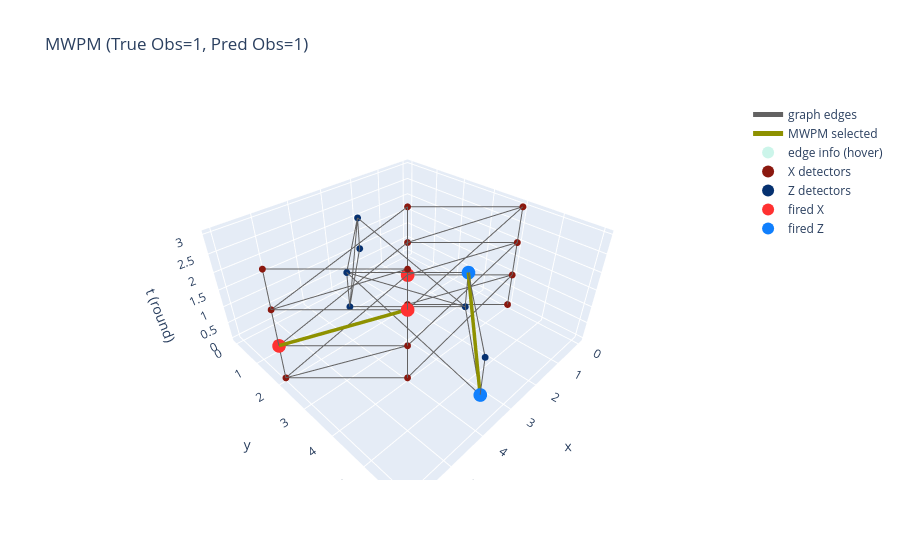

Source (notebook cell):
### Code cell
syndrome, true_obs = extract_syndrome_from_circuit(sc_circuit_builtin, n_shots=1)
print("Syndrome:", syndrome)

pred_obs = matching.decode_batch(syndrome)
solution_edges = set(map(tuple, matching.decode_to_edges_array(syndrome).tolist()))
#print(solution_edges)

G, fig = plot_mwpm_solution_3d(sc_circuit_builtin, matching, syndrome, true_obs, pred_obs, solution_edges)

### Figure 1 — Plotly figure (JSON) as saved in the notebook; plotly's stock layout.template omitted (floating-point values rounded to 4 significant figures; data arrays with more than 128 entries replaced by an {"elided": "..."} marker saying what was removed)
{"data": [{"hoverinfo": "skip", "line": {"color": "#636262", "width": 2}, "mode": "lines", "name": "graph edges", "type": "scatter3d", "x": {"elided": "156 int values"}, "y": {"elided": "156 int values"}, "z": {"elided": "156 int values"}}, {"hoverinfo": "skip", "line": {"color": "#8E9100", "width": 7}, "mode": "lines", "name": "MWPM selected", "type": "scatter3d", "x": [6, 4, null, 4, 2, null], "y": [2, 4, null, 6, 4, null], "z": [1, 2, null, 1, 2, null]}, {"hoverinfo": "text", "marker": {"opacity": 0, "size": 2}, "mode": "markers", "name": "edge info (hover)", "text": ["0—1<br>weight=3.9377826673290692<br>p=0.01911873511075362", "0—8<br>weight=3.7775050259622516<br>p=0.02236793284649182", "1—2<br>weight=3.9377826673290692<br>p=0.01911873511075362", "1—5<br>weight=3.666761033525035<br>p=0.024922133333333308", "1—8<br>weight=5.228431239083874<br>p=0.005333333333333312", "8—2<br>weight=5.921571231992204<br>p=0.002673815958446298", "8—5<br>weight=3.724029997523601<br>p=0.02356766066373535", "8—16<br>weight=3.7775050259622516<br>p=0.02236793284649182", "2—3<br>weight=3.592483713972072<br>p=0.026792281125925837", "2—5<br>weight=4.535312808407135<br>p=0.010609777777777737", "2—10<br>weight=3.666761033525035<br>p=0.02492213333333331", "5—3<br>weight=5.921571231992204<br>p=0.0026738159584462984", "5—10<br>weight=4.416791574079476<br>p=0.011928888888888814", "5—13<br>weight=3.666761033525035<br>p=0.024922133333333304", "5—16<br>weight=5.228431239083874<br>p=0.005333333333333313", "4—6<br>weight=4.667873079075825<br>p=0.00930483174566696", "4—12<br>weight=3.316191729963172<br>p=0.035019875603091326", "3—7<br>weight=3.7775050259622516<br>p=0.02236793284649182", "3—10<br>weight=5.228431239083874<br>p=0.0053333333333333115", "6—9<br>weight=3.781279583139722<br>p=0.022285540946172723", "6—12<br>weight=4.822978110234343<br>p=0.00797862858822285", "6—14<br>weight=3.245015328738556<br>p=0.037506418157036925", "9—14<br>weight=5.228431239083874<br>p=0.005333333333333313", "9—11<br>weight=4.667873079075825<br>p=0.00930483174566696", "9—12<br>weight=5.921571231992204<br>p=0.002673815958446298", "9—17<br>weight=3.245015328738556<br>p=0.03750641815703691", "10—7<br>weight=3.906351554317556<br>p=0.019717165129282416", "10—13<br>weight=4.535312808407134<br>p=0.010609777777777735", "10—16<br>weight=5.921571231992204<br>p=0.002673815958446298", "10—18<br>weight=3.6667610335250345<br>p=0.024922133333333308", "7—13<br>weight=5.921571231992204<br>p=0.002673815958446298", "7—15<br>weight=3.7775050259622516<br>p=0.02236793284649182", "7—18<br>weight=5.228431239083874<br>p=0.005333333333333313", "12—14<br>weight=4.667873079075825<br>p=0.00930483174566696", "13—16<br>weight=3.906351554317555<br>p=0.019717165129282427", "13—18<br>weight=4.416791574079476<br>p=0.011928888888888814", "13—20<br>weight=5.228431239083874<br>p=0.0053333333333333115", "13—21<br>weight=3.666761033525035<br>p=0.02492213333333331", "16—20<br>weight=3.7775050259622516<br>p=0.02236793284649182", "14—17<br>weight=3.781279583139722<br>p=0.022285540946172726", "14—11<br>weight=5.921571231992204<br>p=0.002673815958446298", "11—17<br>weight=4.822978110234343<br>p=0.00797862858822285", "11—19<br>weight=3.316191729963172<br>p=0.035019875603091326", "15—18<br>weight=3.906351554317554<br>p=0.019717165129282416", "15—21<br>weight=5.921571231992204<br>p=0.002673815958446298", "15—22<br>weight=5.228431239083874<br>p=0.005333333333333312", "15—23<br>weight=3.7775050259622516<br>p=0.02236793284649182", "18—21<br>weight=4.5353128084071335<br>p=0.010609777777777737", "18—20<br>weight=5.921571231992204<br>p=0.0026738159584462984", "18—22<br>weight=3.666761033525035<br>p=0.024922133333333308", "17—19<br>weight=4.667873079075825<br>p=0.00930483174566696", "20—21<br>weight=3.871730417894772<br>p=0.020397582222222176", "21—22<br>weight=4.359744856893106<br>p=0.01262033963927737", "22—23<br>weight=4.359744856893106<br>p=0.01262033963927737"], "type": "scatter3d", "x": [1, 0, 3, 2, 1, 2, 1, 0, 5, 3, 4, 4, 3, 2, 1, 3, 2, 6, 5, 3, 3, 4, 3, 3, 2, 2, 5, 3, 2, 4, 4, 6, 5, 3, 1, 3, 1, 2, 0, 3, 4, 3, 4, 5, 4, 5, 6, 3, 2, 4, 3, 1, 3, 5], "y": [3, 4, 3, 2, 3, 4, 3, 4, 3, 3, 4, 2, 3, 2, 3, 1, 0, 2, 3, 3, 1, 2, 3, 5, 2, 4, 3, 3, 4, 4, 2, 2, 3, 1, 3, 3, 3, 2, 4, 3, 4, 5, 6, 3, 2, 3, 2, 3, 4, 4, 5, 3, 3, 3], "z": [0, 0.5, 0, 0.5, 0.5, 0.5, 1, 1.5, 0, 0.5, 0.5, 0.5, 1, 1.5, 1.5, 1, 1.5, 0.5, 0.5, 1, 1.5, 1.5, 1.5, 1, 1.5, 1.5, 1, 1.5, 1.5, 1.5, 1.5, 1.5, 1.5, 2, 2, 2, 2.5, 2.5, 2.5, 2, 1.5, 1.5, 1.5, 2, 2.5, 2.5, 2.5, 2.5, 2.5, 2.5, 2, 3, 3, 3]}, {"hoverinfo": "text", "marker": {"color": "#8b180f", "size": 4}, "mode": "markers", "name": "X detectors", "text": ["D0 (X)", "D1 (X)", "D8 (X)", "D2 (X)", "D3 (X)", "D10 (X)", "D13 (X)", "D16 (X)", "D15 (X)", "D20 (X)", "D21 (X)", "D22 (X)", "D23 (X)"], "type": "scatter3d", "x": [0, 2, 0, 4, 6, 4, 2, 0, 6, 0, 2, 4, 6], "y": [4, 2, 4, 4, 2, 4, 2, 4, 2, 4, 2, 4, 2], "z": [0, 0, 1, 0, 0, 1, 2, 2, 2, 3, 3, 3, 3]}, {"hoverinfo": "text", "marker": {"color": "#063170", "size": 4}, "mode": "markers", "name": "Z detectors", "text": ["D4 (Z)", "D6 (Z)", "D9 (Z)", "D12 (Z)", "D14 (Z)", "D19 (Z)"], "type": "scatter3d", "x": [2, 4, 2, 2, 4, 4], "y": [0, 2, 4, 0, 2, 6], "z": [1, 1, 1, 2, 2, 2]}, {"hoverinfo": "text", "marker": {"color": "#ff3131", "size": 8}, "mode": "markers", "name": "fired X", "text": ["D5 (X) • fired", "D7 (X) • fired", "D18 (X) • fired"], "type": "scatter3d", "x": [2, 6, 4], "y": [2, 2, 4], "z": [1, 1, 2]}, {"hoverinfo": "text", "marker": {"color": "#107ffd", "size": 8}, "mode": "markers", "name": "fired Z", "text": ["D11 (Z) • fired", "D17 (Z) • fired"], "type": "scatter3d", "x": [4, 2], "y": [6, 4], "z": [1, 2]}], "layout": {"legend": {"itemsizing": "constant"}, "scene": {"aspectmode": "data", "xaxis": {"title": {"text": "x"}}, "yaxis": {"title": {"text": "y"}}, "zaxis": {"title": {"text": "t (round)"}}}, "title": {"text": "MWPM (True Obs=1, Pred Obs=1)"}}}
